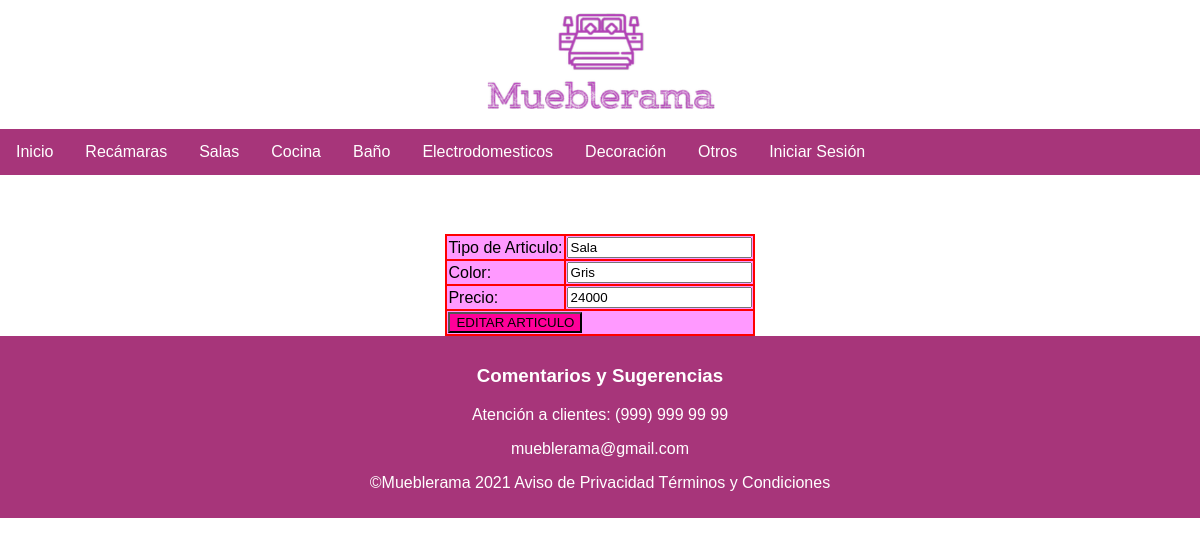
Page /editar.php?id=1 (signed in) on the committed database.
### tables this page shows
CREATE TABLE IF NOT EXISTS `articulo` (
  `id_articulo` int(10) NOT NULL AUTO_INCREMENT,
  `tipo_articulo` varchar(100) NOT NULL,
  `color` varchar(100) NOT NULL,
  `precio` int(10) NOT NULL,
  PRIMARY KEY (`id_articulo`)
);

### editar.php (the view, shortened to what this page needs)
<?php
	if (!isset($_SESSION['nombre'])) {
		header('Location: login.php');
	}elseif(isset($_SESSION['nombre'])){
		include 'model/conexion.php';
		$id = $_GET['id'];
		$sentencia = $bd->prepare("SELECT * FROM articulo WHERE id_articulo = ?;");
		$sentencia->execute([$id]);
		$producto = $sentencia->fetch(PDO::FETCH_OBJ);
	}else{
		echo "Error en el sistema";
	}
?>
<!DOCTYPE html>
<html>
<head>
<link rel="stylesheet" href="css/estilos.css">
</head>
<body>
<div class="header">
<img src="img/logo.png" alt="logo" style="width:250px;height:125px;">
</div>
<div class="topnav">
  <a href="index.html">Inicio</a>
  <a href="recamaras.html">Recámaras</a>
  <a href="salas.html">Salas</a>
  <a href="cocina.html">Cocina</a>
  <a href="baño.html">Baño</a>
  <a href="electrodomesticos.html">Electrodomesticos</a>
  <a href="decoracion.html">Decoración</a>
  <a href="otros.html">Otros</a>
  <a href="http://localhost/mueblerama">Iniciar Sesión</a>
</div>
	<center>
		<h3>Editar articulo:</h3>
		<form method="POST" action="editarProceso.php">
			<table>
				<tr style="background-color: #FF99FF">
					<td>Tipo de Articulo: </td>
					<td><input type="text" name="txt2Tipo" value="<?php echo $producto->tipo_articulo; ?>"></td>
				</tr>
				<tr style="background-color: #FF99FF">
					<td>Color: </td>
					<td><input type="text" name="txt2Color" value="<?php echo $producto->color; ?>"></td>
				</tr>
				<tr style="background-color: #FF99FF">
					<td>Precio: </td>
					<td><input type="text" name="txt2Precio" value="<?php echo $producto->precio; ?>"></td>
				</tr>
				<tr style="background-color: #FF99FF">
					<td colspan="2"><input style="background-color: #FF0099" type="submit" value="EDITAR ARTICULO"></td>
				</tr>
			</table>
		</form>
	</center>
<div class="footer">
  <h3>Comentarios y Sugerencias</h3>
<p>Atención a clientes: (999) 999 99 99</p>
<p>mueblerama@gmail.com</p>
  <p>©Mueblerama 2021 Aviso de Privacidad Términos y Condiciones</p>
</div>
</body>
</html>

### css/estilos.css (style rules this page uses)
body { margin: 0; font-family: Arial, Helvetica, sans-serif; text-align: center; }
.topnav { overflow: hidden; background-color: #A7357A; }
.topnav a { float: left; display: block; color: white; text-align: center; padding: 14px 16px; text-decoration: none; }
table { background-color: red; }
.footer { background-color: #A7357A; padding: 10px; }
h3 { color: white; }

### rows in the picture
articulo: txt2Tipo "Sala", txt2Color "Gris", txt2Precio "24000"
